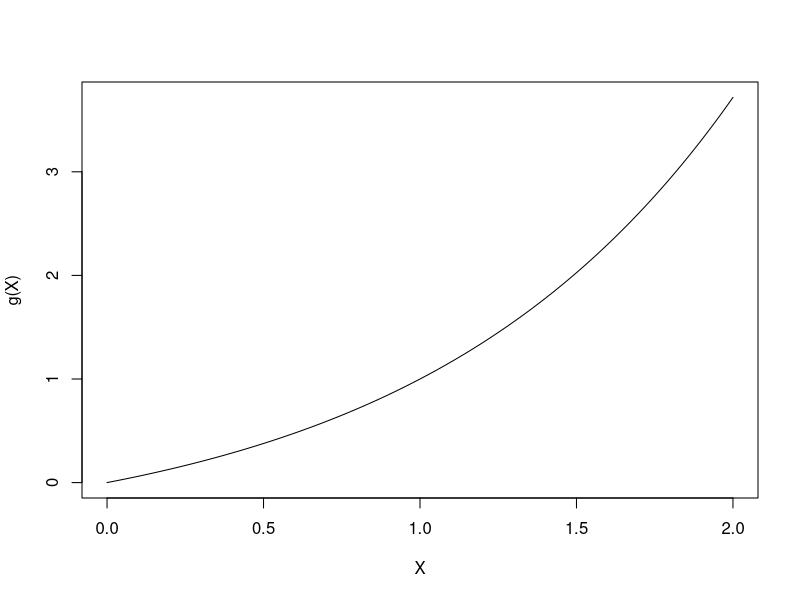

This figure's R source: (Note: this script raises an error after producing the figure.)
## ---- chunk 1
g <- function(x){
  return ((exp(x) - 1 )/(exp(1) - 1))
}
## ---- chunk 2
X <- seq(from = 0, to = 2, len = 100)
plot(X,g(X), type = "l")

## ---- chunk 3
solution <- (exp(2) - 3) / (exp(1) - 1)
solution_R <- integrate(g, lower = 0, upper = 2)
print(solution)
print(solution_R)
## ---- chunk 4
estim_I <- function(n) {
  b <- 2
  a <- 0
  m <- g(2)
  v <- runif(n,min = a, max = m)
  u <- runif(n,min = a, max = b)
  points <- sum(ifelse(v <= g(u),1,0))
  I <- m*(b-a)*points/n
  return(I)
}
## ---- chunk 5
estim_I(100000)
## ---- chunk 6
mse_I <- function(n,solution_I,nrep){
  valeur_I <- c()
  for (run in 1:nrep) {
  valeur_I <- c(valeur_I, estim_I(n))
  }
  MSE <- mean((valeur_I - solution_I)**2)
  truehist(valeur_I)
  abline(v = solution_I, col = "red")
  title(main = paste("mse = ",MSE))
}
## ---- chunk 7
mse_I(1000,solution,1000)
## ---- chunk 8
estim_I_simple <- function(n){
  b <- 2
  a <- 0
  
  
  x <- runif(n,min = a, max = b)
  
  # I = (b-a)* E[g(X)]
  I_estim = (b - a) * mean(g(x))
  return(I_estim)
}
## ---- chunk 9
estim_I_simple(1000)
## ---- chunk 10
mse_I_simple <- function(n,solution_I,nrep){
  valeur_I_simple <- c()
  for (run in 1:nrep) {
  valeur_I_simple <- c(valeur_I_simple, estim_I_simple(n))
  }
  MSE <- mean((valeur_I_simple - solution_I)**2)
  truehist(valeur_I_simple)
  abline(v = solution_I, col = "red")
  title(main = paste("mse = ",MSE))
}
## ---- chunk 11
mse_I_simple(1000,solution,1000)
